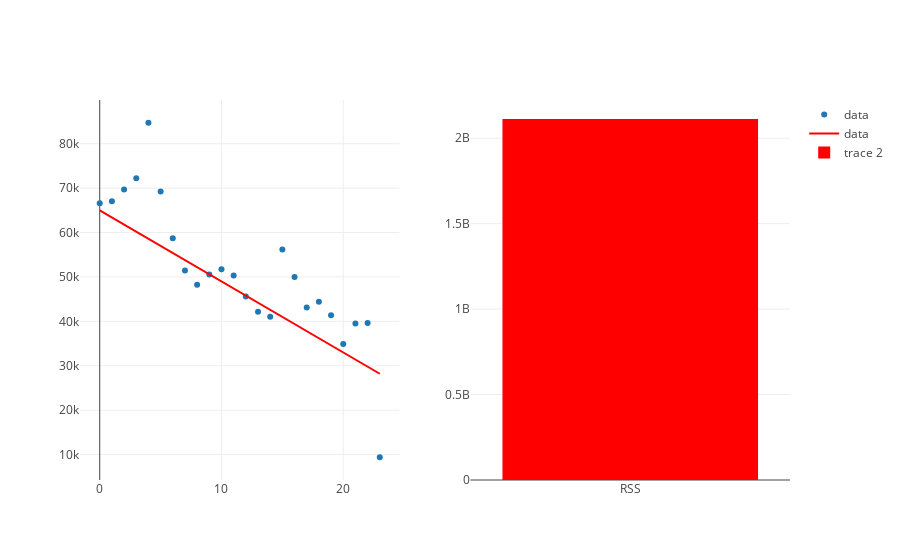

Here is the notebook cell this chart was saved with:
### Markdown cell above
In the code below change the values of m or b.  Then press shift + enter.  You'll notice the respective RSS values change to the right.  If you want to reset your graph, simply press shift + enter on the cell above.

### Code cell
from graph import model_trace, trace_rss, pair_colors, plot_side_by_side

m = -1600
b= 65000

left_traces = left_traces +  [model_trace(m, b, month_numbers, revenues)]
right_traces = right_traces + [trace_rss(m, b, month_numbers, revenues)]
pair_colors(left_traces[1:], right_traces)

plot_side_by_side(left_traces, right_traces)

### Figure 1 — Plotly figure (JSON) as saved in the notebook; plotly's stock layout.template omitted (floating-point values rounded to 4 significant figures)
{"data": [{"mode": "markers", "name": "data", "text": [], "type": "scatter", "uid": "c3309f61-ce51-41e3-ab98-0074f80b1705", "x": [0, 1, 2, 3, 4, 5, 6, 7, 8, 9, 10, 11, 12, 13, 14, 15, 16, 17, 18, 19, 20, 21, 22, 23], "xaxis": "x", "y": [66609, 67048, 69664, 72238, 84721, 69224, 58697, 51430, 48239, 50574, 51707, 50305, 45590, 42180, 41054, 56182, 49965, 43094, 44414, 41393, 34903, 39535, 39627, 9400], "yaxis": "y"}, {"marker": {"color": "red"}, "mode": "lines", "name": "data", "text": [], "type": "scatter", "uid": "9826f973-7271-40d0-bb7c-d331ccafe9db", "x": [0, 1, 2, 3, 4, 5, 6, 7, 8, 9, 10, 11, 12, 13, 14, 15, 16, 17, 18, 19, 20, 21, 22, 23], "xaxis": "x", "y": [65000, 63400, 61800, 60200, 58600, 57000, 55400, 53800, 52200, 50600, 49000, 47400, 45800, 44200, 42600, 41000, 39400, 37800, 36200, 34600, 33000, 31400, 29800, 28200], "yaxis": "y"}, {"marker": {"color": "red"}, "type": "bar", "uid": "700a4475-f06a-4325-ac97-a29fca856169", "x": ["RSS"], "xaxis": "x2", "y": [2112407331], "yaxis": "y2"}], "layout": {"autosize": true, "xaxis": {"anchor": "y", "autorange": true, "domain": [0, 0.45], "range": [-1.586, 24.59], "type": "linear"}, "xaxis2": {"anchor": "y2", "autorange": true, "domain": [0.55, 1], "range": [-0.5, 0.5], "type": "category"}, "yaxis": {"anchor": "x", "autorange": true, "domain": [0, 1], "range": [3883.0, 90240.0], "type": "linear"}, "yaxis2": {"anchor": "x2", "autorange": true, "domain": [0, 1], "range": [0, 2224000000.0], "type": "linear"}}}
